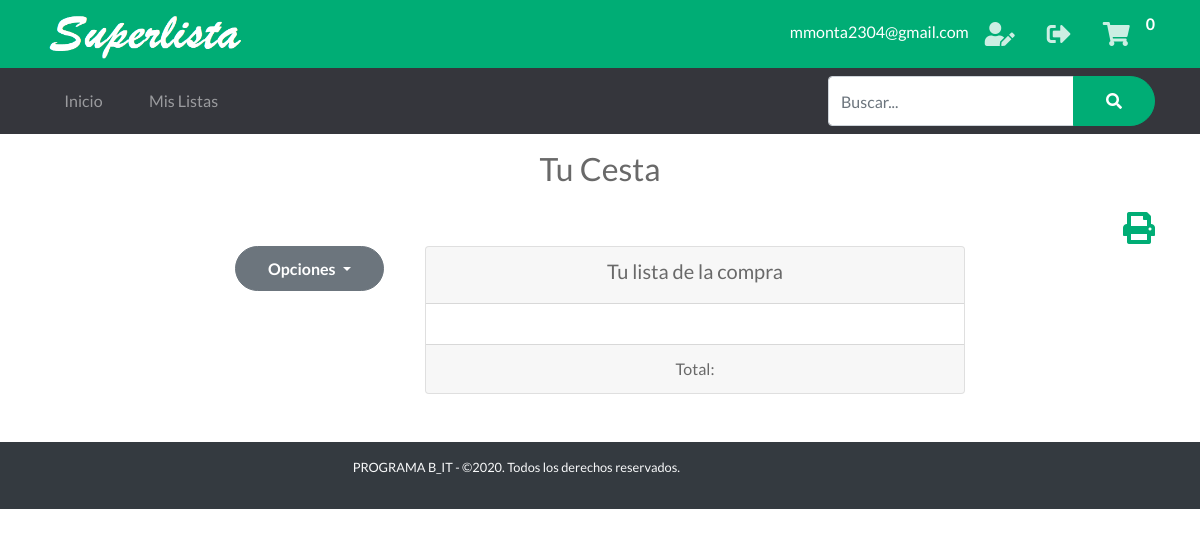
The page /cart (signed in) on the database as committed earlier.
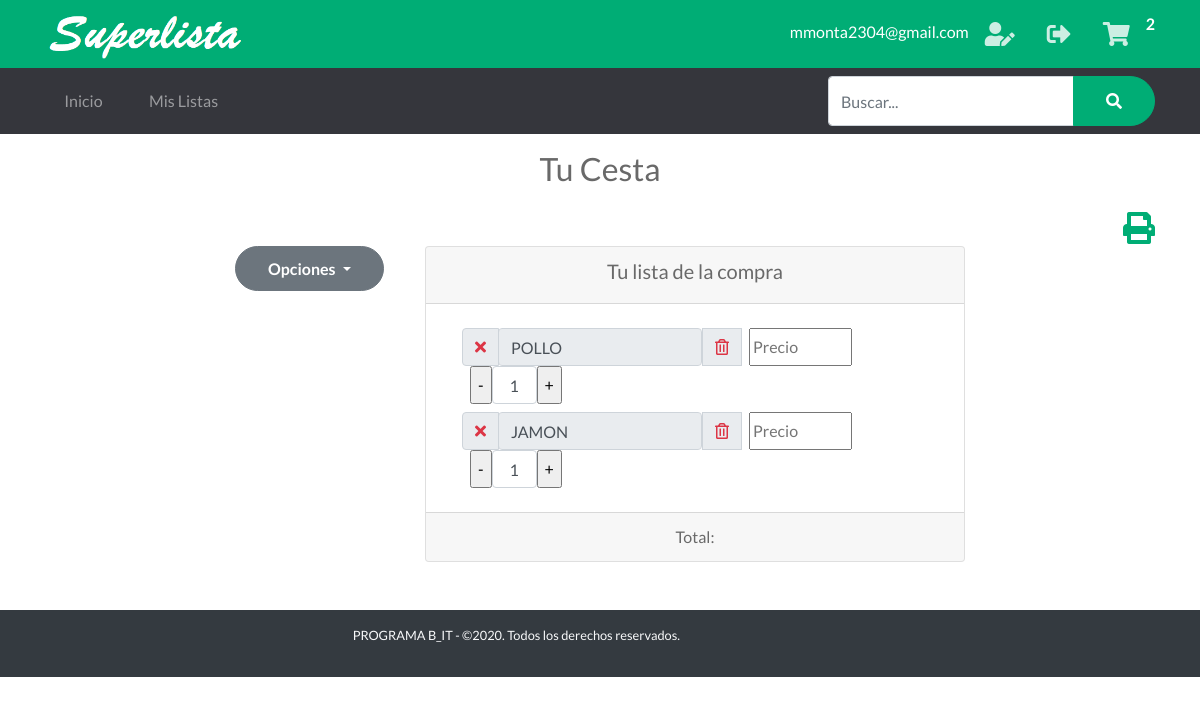
The same page on the database as committed later.
### tables this page shows
CREATE TABLE "Cesta" (
	"Id"	INTEGER NOT NULL PRIMARY KEY AUTOINCREMENT UNIQUE,
	"Id_Usuario"	INTEGER NOT NULL,
	"Item"	INTEGER NOT NULL,
	"Tachar"	INTEGER
);

### app.py (the view)
@app.route('/cart')  # Ruta Mi Cesta
def cart():
    cantCarrito()
    if 'nombre' in session:
        items = getAllCesta()
        g.db.close()
        return render_template('carrito.html', items=items)
    else:
        items = getAllCesta()
        g.db.close()
        return render_template('carrito_home.html', items=items)

### app.py (called while the page is built)
def get_db():
    db = getattr(g, '_database', None)
    if db is None:
        db = g._database = sqlite3.connect('database1.db')
    return db

@app.teardown_appcontext
def close_connection(exception):
    db = getattr(g, '_database', None)
    if db is not None:
        db.close()

def conectar_db():
    return sqlite3.connect('database1.db')

def getAllCesta():
    if 'nombre' in session:
        id = session['id']
    else:
        id = -1
    g.db = conectar_db()
    consulta = 'SELECT * FROM Cesta WHERE (Id_usuario = ?)'
    cur = g.db.execute(consulta, [id])
    items = [dict(Id=row[0], Id_Usuario=row[1], Item_nombre=row[2], Tachar=row[3])
             for row in cur.fetchall()]
    g.db.close()
    return items

def cantCarrito():
    if 'nombre' in session:
        id_usuario = session['id']
    else:
        id_usuario = -1
    db = get_db()
    while not(db):
        db = get_db()
    cur = db.cursor()
    find_prod = (
        "SELECT COUNT(Id) FROM Cesta WHERE Id_Usuario = ?")
    cur.execute(find_prod, [(id_usuario)])
    resultado = cur.fetchone()
    session['carrito'] = resultado[0]
    print(resultado)
    print(session['carrito'])
    return session['carrito']

### templates/carrito.html (shortened to what this page needs)
{% extends "layout_logged_in.html" %}
{% block content %}
<section>
    <div class="text h2 text-center py-3">
        <span>Tu Cesta</span>
    </div>
    <div class="container">
        <div class="text-right ">
            <a href=""><i onclick="javascript:window.print();" class="fas fa-print text-primary fa-2x "></i></a>
        </div>
    </div>
    <div class="container">
        <div class="row justify-content-center">
            <div class="col-2">
                <div class="dropdown">
                    <button class="btn btn-secondary dropdown-toggle" type="button" id="dropdownMenuButton" data-toggle="dropdown" aria-haspopup="true" aria-expanded="false">
                      Opciones
                    </button>
                </div>
            </div>
            <div class="col-6 text-center">
                <div class="card">
                    <div class="card-header">
                       <h5><span>Tu lista de la compra</span></h5>
                    </div>
                    <div class="card-body ml-3">
                        {%for item in items %}
                                <div class="input-group py-1">
                                    <div class="input-group-prepend">
                                        <div class="input-group-text">
                                            <a href="/adquirido/{{item.Id}}"><i class="{% if item.Tachar %} text-success fas fa-check {% else %} text-danger fas fa-times  {% endif %} "></i></a>
                                        </div>
                                    </div>
                                    <div class="input">
                                        <input type="text" readonly="true" color="blue" class="form-control {% if item.Tachar %} tachar {% endif %}" value="{{item.Item_nombre}}">
                                    </div>
                                    <div class="input-group-prepend">
                                        <div class="input-group-text">
                                            <a href="/DeleteArtCesta/{{item.Id}}"><i class="far fa-trash-alt text-danger"></i></a>
                                        </div>
                                    </div>
                                    <div class="input-group-prepend ml-2">
                                        <input type="text" size="10" id="{{item.Id}}" placeholder="Precio" class="monto" onkeyup="SubTotal();" >
                                    </div>
                                    <div class="input-group-prepend ml-2">
                                        <input type="button" name="menos1" id="menos1" value="-" onclick="RtrCampo('{{item.Item_nombre}}')"/>
                                        <input class="form-control text-center" type='text'  size="1"  id='{{item.Item_nombre}}' value=1>
                                        <input type="button" name="mas1" id="mas1" value="+" onclick="SmrCampo('{{item.Item_nombre}}')"/>
                                    </div>
                                </div>
                        {%endfor%}
                    </div>
                    <div class="card-footer">  <span>Total: </span>
                    </div>
                </div>
            </div>
        </div>
    </div>
</section>
{% endblock %}

### templates/layout_logged_in.html (shortened to what this page needs)
<!doctype html>
<html lang="en">
<head>
    <link rel="stylesheet" href="{{ url_for('static', filename='css/bootstrap.min.css') }}">
    <link rel="stylesheet" href="{{ url_for('static', filename='css/bootnavbar.css') }}">
    <link rel="stylesheet" href="{{ url_for('static', filename='css/all.css') }}">
    <link rel="stylesheet" href="{{ url_for('static', filename='css/swiper.min.css') }}">
    <link rel="stylesheet" href="{{ url_for('static', filename='css/animate.min.css') }}">
    <link rel="stylesheet" href="{{ url_for('static', filename='css/venobox.css') }}">
    <link rel="stylesheet" href="{{ url_for('static', filename='css/jarallax.css') }}">
    <link rel="stylesheet" href="{{ url_for('static', filename='js/pickadate.js/themes/default.css') }}">
    <link rel="stylesheet"  href="{{ url_for('static', filename='js/pickadate.js/themes/default.date.css') }}">
     <link rel="stylesheet" href="{{ url_for('static', filename='js/pickadate.js/themes/default.time.css') }}">
    <link rel="stylesheet" href="{{ url_for('static', filename='css/estilos.css') }}">
    <link rel="stylesheet" href="{{url_for('static', filename='css/main.css')}}">
</head>
<body>
    <section id="barra-contacto" class="bg-primary text-white py-3 py-lg-1 text-center">
        <div class="container">
            <div class="row justify-content-sm-between align-items-sm-center">
                <div class="col-auto align-content-sm-center">
                    <a  href="javascript:history.back(-1);" class="logo">
                        <img src="{{ url_for('static', filename='images/texto.png') }}" alt="Logo del sitio" width="200"
                            class="img-fluid">
                    </a>
                </div>
                <div class="col-12 col-sm-auto">
                    <ul class="redes-sociales list-unstyled d-inline-flex mb-0">
                        <li class="py-2">{{ session['correo'] }}</li>
                        <li><a href="/perfil"><i class="fas fa-user-edit"></i></i></a></li>
                        <li><a href="/logout"><i class="fas fa-sign-out-alt"></i></i></a></li>
                        <div>
                            <li><a href="/cart"><i class="fas fa-shopping-cart"></i></a></li>
                        </div>
                        <span id="cantidad"> <strong>{{ session['carrito'] }}</strong></span>
                    </ul>
                </div>
            </div>
        </div>
    </section>
    <nav id="menu-navegacion" class="navbar navbar-dark bg-secondary navbar-expand-md">
        <div class="container">
            <div class="collapse navbar-collapse" id="menu-principal">
                <ul class="navbar-nav mt-3 mt-md-0">
                    <li class="nav-item mb-1 mb-md-0 mr-md-2"><a href="{{ url_for('home' )}}" class="nav-link">Inicio</a></li>
                    <li class="nav-item mb-1 mb-md-0 mr-md-2"><a href="{{ url_for('MisListas')}}" class="nav-link">Mis Listas</a></li>
                </ul>
            </div>
            <form action="" class=" bg-secondary ">
                <div class="form-group mb-0">
                    <div class="input-group">
                        <input type="text" size="25" style="height:50px" name="buscar" id="buscar" placeholder="Buscar..." class="form-control">
                        <div class="input-group-append">
                            <button type="submit" class="btn btn-primary"><i class="fas fa-search"></i></button>
                        </div>
                    </div>
                </div>
            </form>
        </div>
    </nav>
    {% block content %}
    {% endblock %}
    <br>
    <br>
    <footer id="pie-de-pagina" class="bg-dark  text-light text-truncate">
        <div class="container">
            <div class="row align-items-center py-2">
                <div class="col-12 col-md-6 py-2 col-xl-7 text-center text-md-right small">
                    <p>PROGRAMA B_IT - ©2020. Todos los derechos reservados.</p>
                </div>
            </div>
        </div>
    </footer>
</body>
</html>

### static/css/all.css (style rules this page uses)
.fa, .fas, .far, .fal, .fab { -moz-osx-font-smoothing: grayscale; -webkit-font-smoothing: antialiased; display: inline-block; font-style: normal; font-variant: normal; text-rendering: auto; line-height: 1; }
.fa-2x { font-size: 2em; }
.fa-print:before { content: "\f02f"; }
.fa-search:before { content: "\f002"; }
.fa-shopping-cart:before { content: "\f07a"; }
.fa-sign-out-alt:before { content: "\f2f5"; }
.fa-times:before { content: "\f00d"; }
.fa-trash-alt:before { content: "\f2ed"; }
.fa-user-edit:before { content: "\f4ff"; }
.far { font-family: 'Font Awesome 5 Free'; font-weight: 400; }
.fa, .fas { font-family: 'Font Awesome 5 Free'; font-weight: 900; }

### static/css/estilos.css (style rules this page uses)
html { font-size: 13px; }
body { font-family: 'Lato', sans-serif; color: #696969; }
.btn { border-radius: 2rem; padding: .6rem 2rem; font-weight: bold; }
.bg-primary { background-color: #00ad75 !important; }
.text-primary { color: #00ad75 !important; }
.btn-primary { color: #fff; background-color: #00ad75; border-color: #00ad75; position: relative; overflow: hidden; z-index: 1; -webkit-transition: all .3s ease; transition: all .3s ease; }
.btn-primary:after { font-family: 'Font Awesome 5 Free'; font-weight: 900; position: relative; left: .6rem; top: .1rem; -webkit-transition: left .3s ease; transition: left .3s ease; }
.btn-primary:before { content: ""; z-index: -1; width: 0; height: 100%; background: #fff; position: absolute; left: 50%; top: 0; -webkit-transform: skew(45deg, 0); transform: skew(45deg, 0); -webkit-transition: all .4s ease; transition: all .4s ease; }
.bg-secondary { background-color: #35363c !important; }
.redes-sociales li a i { color: #fff; font-size: 1.5rem; padding: .6rem 1rem; opacity: .8; -webkit-transition: all .3s ease-in-out; transition: all .3s ease-in-out; }
.navbar-dark .navbar-nav .nav-link { padding: 1rem 1.5rem; display: -webkit-box; display: -ms-flexbox; display: flex; -webkit-box-pack: justify; -ms-flex-pack: justify; justify-content: space-between; border-radius: .5rem; -webkit-transition: all .3s ease; transition: all .3s ease; }
.navbar-dark .navbar-nav .nav-link:after { font-family: 'Font Awesome 5 Free'; content: "\f105"; font-weight: 900; -webkit-transition: all .3s ease; transition: all .3s ease; }
@media (min-width: 768px) { .navbar-dark .navbar-nav .nav-link { padding: .7rem 1.2rem; border-radius: 1.5rem; } }
@media (min-width: 768px) { .navbar-dark .navbar-nav .nav-link:after { content: ""; } }
@media (min-width: 990px) { html { font-size: 16px; } }

Rows that differ between the two databases and show on the page:
added Cesta: Tachar 0 (drawn), Item_nombre "POLLO"
added Cesta: Tachar 0 (drawn), Item_nombre "JAMON"
Other text that changed with them:
{{ session['carrito'] }}: "0" → "2"
